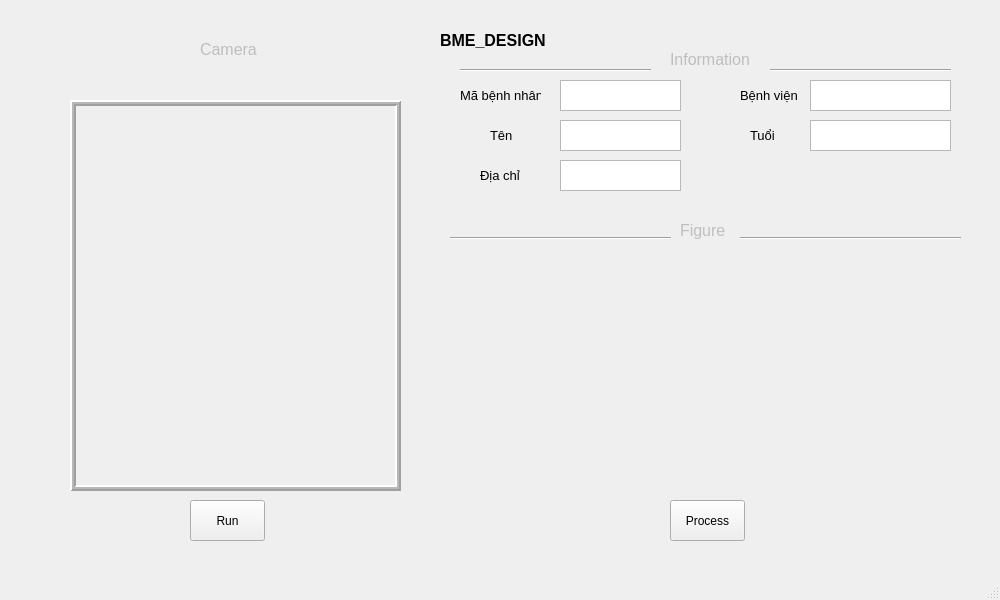
<?xml version="1.0" encoding="UTF-8"?>
<ui version="4.0">
 <class>MainWindow</class>
 <widget class="QMainWindow" name="MainWindow">
  <property name="geometry">
   <rect>
    <x>0</x>
    <y>0</y>
    <width>1000</width>
    <height>600</height>
   </rect>
  </property>
  <property name="windowTitle">
   <string>MainWindow</string>
  </property>
  <widget class="QWidget" name="centralwidget">
   <widget class="QLabel" name="label_2">
    <property name="geometry">
     <rect>
      <x>440</x>
      <y>20</y>
      <width>131</width>
      <height>41</height>
     </rect>
    </property>
    <property name="font">
     <font>
      <pointsize>12</pointsize>
      <weight>75</weight>
      <bold>true</bold>
     </font>
    </property>
    <property name="text">
     <string>BME_DESIGN</string>
    </property>
   </widget>
   <widget class="Line" name="line_2">
    <property name="geometry">
     <rect>
      <x>740</x>
      <y>230</y>
      <width>221</width>
      <height>16</height>
     </rect>
    </property>
    <property name="orientation">
     <enum>Qt::Horizontal</enum>
    </property>
   </widget>
   <widget class="QPushButton" name="Run">
    <property name="geometry">
     <rect>
      <x>190</x>
      <y>500</y>
      <width>75</width>
      <height>41</height>
     </rect>
    </property>
    <property name="text">
     <string>Run</string>
    </property>
   </widget>
   <widget class="QTextEdit" name="hospi">
    <property name="geometry">
     <rect>
      <x>810</x>
      <y>80</y>
      <width>141</width>
      <height>31</height>
     </rect>
    </property>
   </widget>
   <widget class="QLabel" name="label_8">
    <property name="geometry">
     <rect>
      <x>490</x>
      <y>120</y>
      <width>31</width>
      <height>31</height>
     </rect>
    </property>
    <property name="font">
     <font>
      <pointsize>10</pointsize>
     </font>
    </property>
    <property name="text">
     <string>Tên</string>
    </property>
   </widget>
   <widget class="Line" name="line_3">
    <property name="geometry">
     <rect>
      <x>770</x>
      <y>60</y>
      <width>181</width>
      <height>20</height>
     </rect>
    </property>
    <property name="orientation">
     <enum>Qt::Horizontal</enum>
    </property>
   </widget>
   <widget class="QTextEdit" name="addr">
    <property name="enabled">
     <bool>true</bool>
    </property>
    <property name="geometry">
     <rect>
      <x>560</x>
      <y>160</y>
      <width>121</width>
      <height>31</height>
     </rect>
    </property>
   </widget>
   <widget class="QTextEdit" name="age">
    <property name="geometry">
     <rect>
      <x>810</x>
      <y>120</y>
      <width>141</width>
      <height>31</height>
     </rect>
    </property>
   </widget>
   <widget class="QLabel" name="label_6">
    <property name="geometry">
     <rect>
      <x>460</x>
      <y>80</y>
      <width>81</width>
      <height>31</height>
     </rect>
    </property>
    <property name="font">
     <font>
      <pointsize>10</pointsize>
     </font>
    </property>
    <property name="text">
     <string>Mã bệnh nhân</string>
    </property>
   </widget>
   <widget class="QLabel" name="label_5">
    <property name="enabled">
     <bool>false</bool>
    </property>
    <property name="geometry">
     <rect>
      <x>680</x>
      <y>220</y>
      <width>61</width>
      <height>21</height>
     </rect>
    </property>
    <property name="font">
     <font>
      <pointsize>12</pointsize>
     </font>
    </property>
    <property name="text">
     <string>Figure</string>
    </property>
    <property name="textFormat">
     <enum>Qt::RichText</enum>
    </property>
   </widget>
   <widget class="QLabel" name="label_7">
    <property name="geometry">
     <rect>
      <x>750</x>
      <y>120</y>
      <width>31</width>
      <height>31</height>
     </rect>
    </property>
    <property name="font">
     <font>
      <pointsize>10</pointsize>
     </font>
    </property>
    <property name="text">
     <string>Tuổi</string>
    </property>
   </widget>
   <widget class="QTextEdit" name="ID">
    <property name="geometry">
     <rect>
      <x>560</x>
      <y>80</y>
      <width>121</width>
      <height>31</height>
     </rect>
    </property>
   </widget>
   <widget class="QLabel" name="label_9">
    <property name="geometry">
     <rect>
      <x>740</x>
      <y>80</y>
      <width>61</width>
      <height>31</height>
     </rect>
    </property>
    <property name="font">
     <font>
      <pointsize>10</pointsize>
     </font>
    </property>
    <property name="text">
     <string>Bệnh viện</string>
    </property>
   </widget>
   <widget class="QLabel" name="cam">
    <property name="enabled">
     <bool>true</bool>
    </property>
    <property name="geometry">
     <rect>
      <x>70</x>
      <y>100</y>
      <width>331</width>
      <height>391</height>
     </rect>
    </property>
    <property name="frameShape">
     <enum>QFrame::Box</enum>
    </property>
    <property name="frameShadow">
     <enum>QFrame::Raised</enum>
    </property>
    <property name="lineWidth">
     <number>2</number>
    </property>
    <property name="midLineWidth">
     <number>2</number>
    </property>
    <property name="text">
     <string>&lt;html&gt;&lt;head/&gt;&lt;body&gt;&lt;p&gt;&lt;br/&gt;&lt;/p&gt;&lt;/body&gt;&lt;/html&gt;</string>
    </property>
   </widget>
   <widget class="QLabel" name="label">
    <property name="enabled">
     <bool>false</bool>
    </property>
    <property name="geometry">
     <rect>
      <x>670</x>
      <y>50</y>
      <width>111</width>
      <height>20</height>
     </rect>
    </property>
    <property name="font">
     <font>
      <pointsize>12</pointsize>
     </font>
    </property>
    <property name="text">
     <string>Information</string>
    </property>
    <property name="textFormat">
     <enum>Qt::RichText</enum>
    </property>
   </widget>
   <widget class="QLabel" name="label_10">
    <property name="geometry">
     <rect>
      <x>480</x>
      <y>160</y>
      <width>41</width>
      <height>31</height>
     </rect>
    </property>
    <property name="font">
     <font>
      <pointsize>10</pointsize>
     </font>
    </property>
    <property name="text">
     <string>Địa chỉ</string>
    </property>
   </widget>
   <widget class="QPushButton" name="bt_fig">
    <property name="geometry">
     <rect>
      <x>670</x>
      <y>500</y>
      <width>75</width>
      <height>41</height>
     </rect>
    </property>
    <property name="text">
     <string>Process</string>
    </property>
   </widget>
   <widget class="QTextEdit" name="name">
    <property name="geometry">
     <rect>
      <x>560</x>
      <y>120</y>
      <width>121</width>
      <height>31</height>
     </rect>
    </property>
   </widget>
   <widget class="Line" name="line_4">
    <property name="geometry">
     <rect>
      <x>460</x>
      <y>60</y>
      <width>191</width>
      <height>20</height>
     </rect>
    </property>
    <property name="orientation">
     <enum>Qt::Horizontal</enum>
    </property>
   </widget>
   <widget class="QLabel" name="label_4">
    <property name="enabled">
     <bool>false</bool>
    </property>
    <property name="geometry">
     <rect>
      <x>200</x>
      <y>40</y>
      <width>61</width>
      <height>20</height>
     </rect>
    </property>
    <property name="font">
     <font>
      <pointsize>12</pointsize>
     </font>
    </property>
    <property name="text">
     <string>Camera</string>
    </property>
    <property name="textFormat">
     <enum>Qt::RichText</enum>
    </property>
   </widget>
   <widget class="Line" name="line">
    <property name="geometry">
     <rect>
      <x>450</x>
      <y>230</y>
      <width>221</width>
      <height>16</height>
     </rect>
    </property>
    <property name="orientation">
     <enum>Qt::Horizontal</enum>
    </property>
   </widget>
   <widget class="PlotWidget" name="fig" native="true">
    <property name="geometry">
     <rect>
      <x>450</x>
      <y>250</y>
      <width>511</width>
      <height>231</height>
     </rect>
    </property>
   </widget>
  </widget>
  <widget class="QMenuBar" name="menubar">
   <property name="geometry">
    <rect>
     <x>0</x>
     <y>0</y>
     <width>1000</width>
     <height>21</height>
    </rect>
   </property>
  </widget>
  <widget class="QStatusBar" name="statusbar"/>
 </widget>
 <customwidgets>
  <customwidget>
   <class>PlotWidget</class>
   <extends>QWidget</extends>
   <header location="global">pyqtgraph</header>
   <container>1</container>
  </customwidget>
 </customwidgets>
 <resources/>
 <connections/>
</ui>
